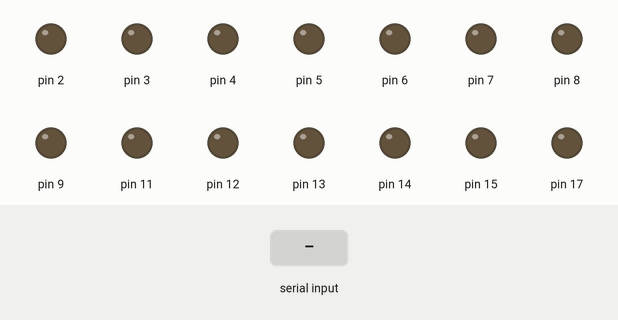
This sketch was run on a simulated Arduino Uno, built with avr-gcc and run on an emulated ATmega328P. Parts: output pins drawn as LEDs (lit = HIGH). Inputs (shaded band) come from the test bench.

Above: at 1.2 s.
1.3 s: "A" received over Serial
At 1.6 s:
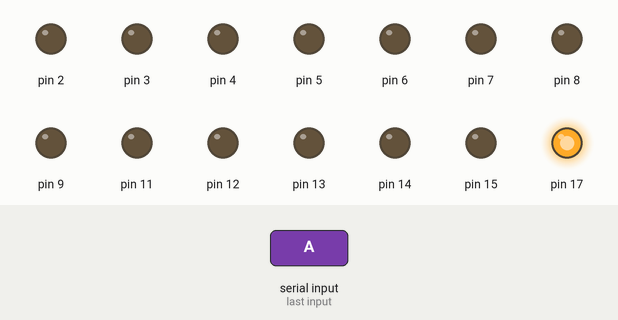
2.8 s: byte 75 ('K') received over Serial
At 4.0 s:
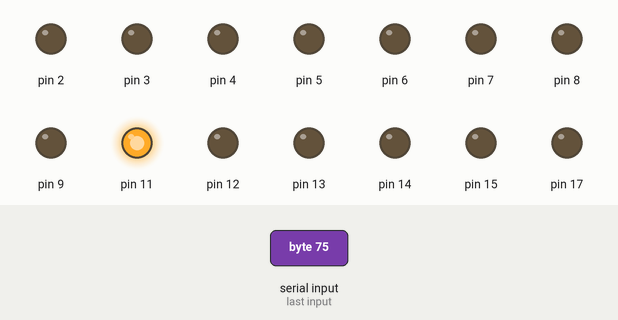
4.3 s: byte 76 ('L') received over Serial
At 5.1 s:
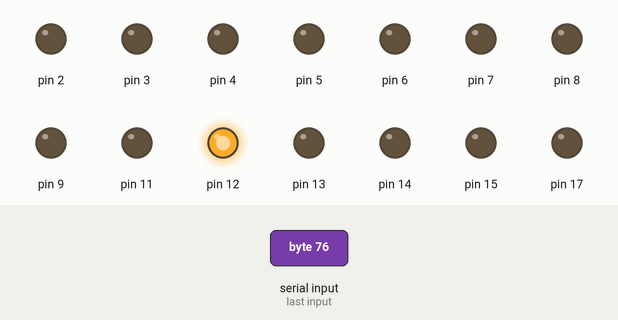
5.8 s: byte 77 ('M') received over Serial
At 6.3 s:
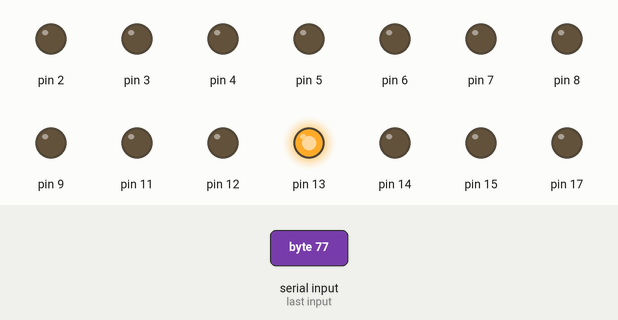
7.3 s: byte 78 ('N') received over Serial
At 8.5 s:
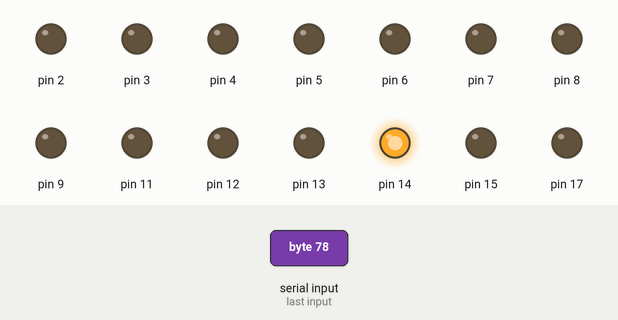
8.8 s: byte 79 ('O') received over Serial
At 9.7 s:
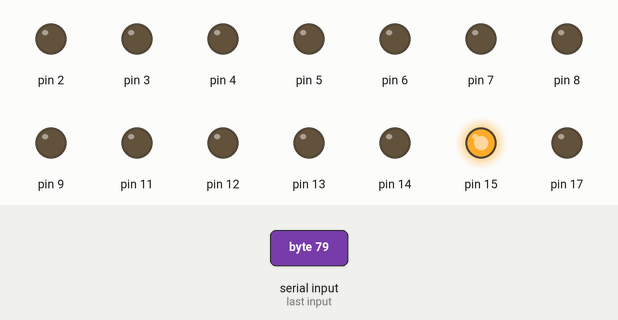
Timing chart, 0 to 11.3 s (numbered marks = the images above; inputs shaded):
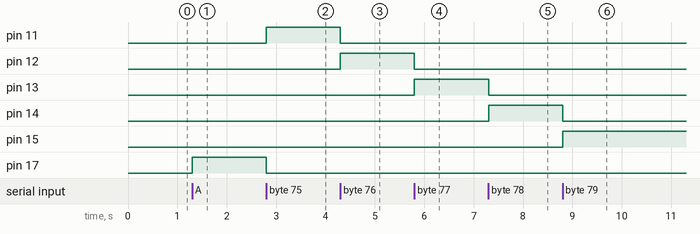

Measured:
- after the input at 1.3 s, pin 17: LOW → HIGH at once
- after the input at 2.8 s, pin 11: LOW → HIGH at once; pin 17: HIGH → LOW at once
- after the input at 4.3 s, pin 11: HIGH → LOW at once; pin 12: LOW → HIGH at once
- after the input at 5.8 s, pin 12: HIGH → LOW at once; pin 13: LOW → HIGH at once
- after the input at 7.3 s, pin 13: HIGH → LOW at once; pin 14: LOW → HIGH at once
- after the input at 8.8 s, pin 14: HIGH → LOW at once; pin 15: LOW → HIGH at once

The sketch:

installation.ino
```cpp
int incomingByte;

void setup() {
  Serial.begin(9600);
  for (int i = 2; i <= 17; i++) {
    pinMode(i, OUTPUT);
    digitalWrite(i, LOW);
  }
}

void selectSpeaker(int x) {
  for (int i = 2; i <= 17; i++) {
    if (i == x) {
      digitalWrite(i, HIGH);
    }
    else {
      digitalWrite(i, LOW);
    }
  }
}

void loop() {
  if (Serial.available() > 0) {
    incomingByte = Serial.read();
    if (incomingByte == 'A') {
      selectSpeaker(17);
    }
    if (incomingByte == 'B') {
      selectSpeaker(2);
    }
    if (incomingByte == 'C') {
      selectSpeaker(3);
    }
    if (incomingByte == 'D') {
      selectSpeaker(4);
    }
    if (incomingByte == 'E') {
      selectSpeaker(5);
    }
    if (incomingByte == 'F') {
      selectSpeaker(6);
    }
    if (incomingByte == 'G') {
      selectSpeaker(7);
    }
    if (incomingByte == 'H') {
      selectSpeaker(8);
    }
    if (incomingByte == 'I') {
      selectSpeaker(9);
    }
    if (incomingByte == 'J') {
      selectSpeaker(10);
    }
    if (incomingByte == 'K') {
      selectSpeaker(11);
    }
    if (incomingByte == 'L') {
      selectSpeaker(12);
    }
    if (incomingByte == 'M') {
      selectSpeaker(13);
    }
    if (incomingByte == 'N') {
      selectSpeaker(14);
    }
    if (incomingByte == 'O') {
      selectSpeaker(15);
    }
    if (incomingByte == 'P') {
      selectSpeaker(16);
    }
  }
}
```
